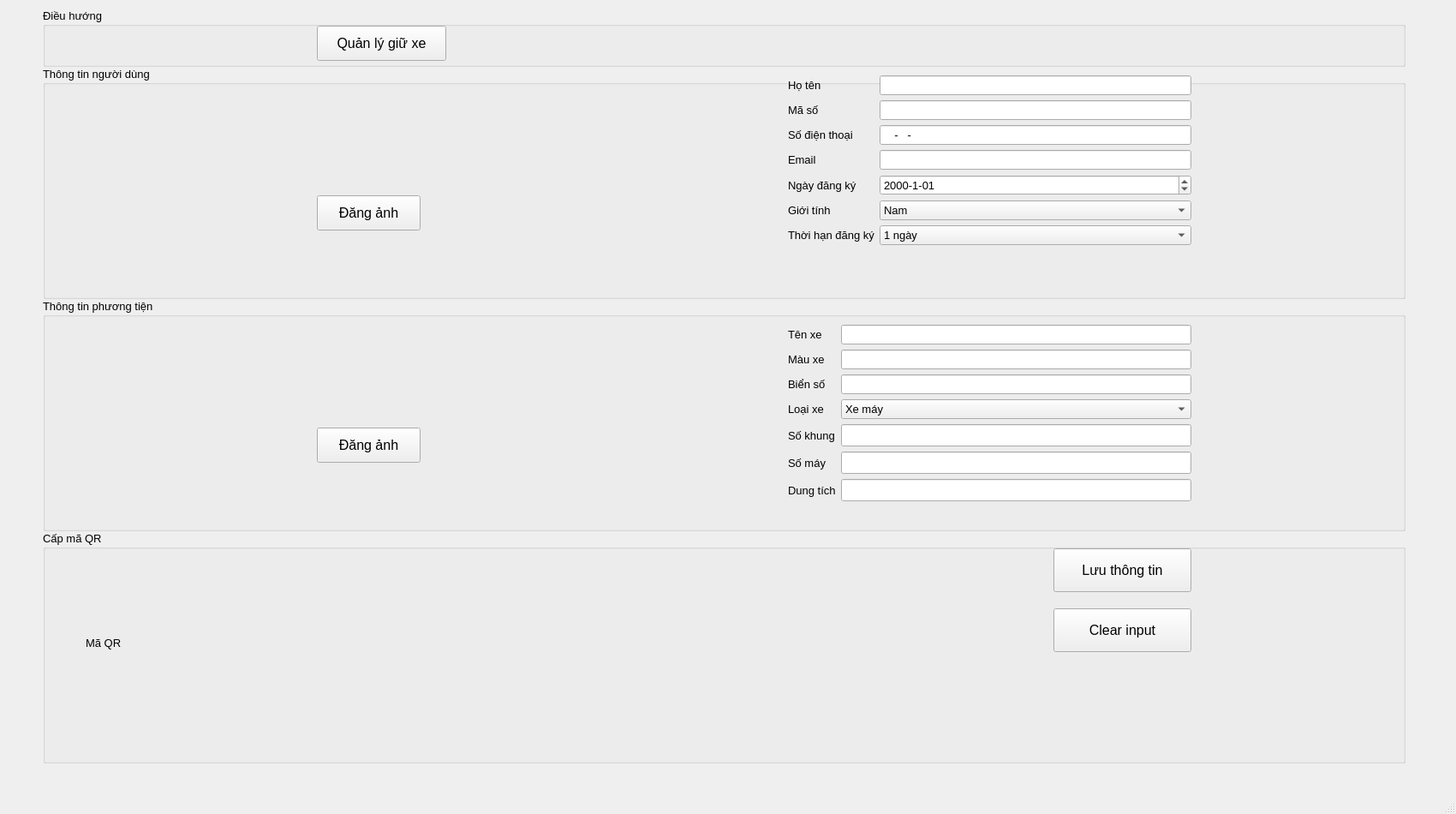
<?xml version="1.0" encoding="UTF-8"?>
<ui version="4.0">
 <class>MainWindow</class>
 <widget class="QMainWindow" name="MainWindow">
  <property name="geometry">
   <rect>
    <x>0</x>
    <y>0</y>
    <width>1700</width>
    <height>950</height>
   </rect>
  </property>
  <property name="windowTitle">
   <string>dangky</string>
  </property>
  <property name="autoFillBackground">
   <bool>true</bool>
  </property>
  <widget class="QWidget" name="centralwidget">
   <widget class="QWidget" name="verticalLayoutWidget">
    <property name="geometry">
     <rect>
      <x>50</x>
      <y>10</y>
      <width>1591</width>
      <height>881</height>
     </rect>
    </property>
    <layout class="QVBoxLayout" name="verticalLayout" stretch="1,4,4,4">
     <property name="spacing">
      <number>0</number>
     </property>
     <property name="bottomMargin">
      <number>0</number>
     </property>
     <item>
      <widget class="QGroupBox" name="groupBox">
       <property name="font">
        <font>
         <pointsize>10</pointsize>
        </font>
       </property>
       <property name="title">
        <string>Điều hướng</string>
       </property>
       <widget class="QPushButton" name="btn_quanLy">
        <property name="geometry">
         <rect>
          <x>320</x>
          <y>20</y>
          <width>151</width>
          <height>41</height>
         </rect>
        </property>
        <property name="font">
         <font>
          <pointsize>12</pointsize>
         </font>
        </property>
        <property name="text">
         <string>Quản lý giữ xe</string>
        </property>
       </widget>
      </widget>
     </item>
     <item>
      <widget class="QGroupBox" name="groupBox_user">
       <property name="font">
        <font>
         <pointsize>10</pointsize>
        </font>
       </property>
       <property name="title">
        <string>Thông tin người dùng</string>
       </property>
       <widget class="QWidget" name="formLayoutWidget">
        <property name="geometry">
         <rect>
          <x>870</x>
          <y>10</y>
          <width>471</width>
          <height>241</height>
         </rect>
        </property>
        <layout class="QFormLayout" name="formLayout">
         <item row="0" column="0">
          <widget class="QLabel" name="hTNLabel">
           <property name="font">
            <font>
             <pointsize>10</pointsize>
            </font>
           </property>
           <property name="text">
            <string>Họ tên</string>
           </property>
          </widget>
         </item>
         <item row="0" column="1">
          <widget class="QLineEdit" name="input_hoTen">
           <property name="font">
            <font>
             <pointsize>10</pointsize>
            </font>
           </property>
          </widget>
         </item>
         <item row="1" column="0">
          <widget class="QLabel" name="mSLabel">
           <property name="font">
            <font>
             <pointsize>10</pointsize>
            </font>
           </property>
           <property name="text">
            <string>Mã số </string>
           </property>
          </widget>
         </item>
         <item row="1" column="1">
          <widget class="QLineEdit" name="input_maSo">
           <property name="font">
            <font>
             <pointsize>10</pointsize>
            </font>
           </property>
          </widget>
         </item>
         <item row="2" column="0">
          <widget class="QLabel" name="sINThoILabel">
           <property name="font">
            <font>
             <pointsize>10</pointsize>
            </font>
           </property>
           <property name="text">
            <string>Số điện thoại</string>
           </property>
          </widget>
         </item>
         <item row="2" column="1">
          <widget class="QLineEdit" name="input_phone">
           <property name="font">
            <font>
             <pointsize>10</pointsize>
            </font>
           </property>
           <property name="inputMask">
            <string>0000-000-000</string>
           </property>
          </widget>
         </item>
         <item row="3" column="0">
          <widget class="QLabel" name="emailLabel">
           <property name="font">
            <font>
             <pointsize>10</pointsize>
            </font>
           </property>
           <property name="text">
            <string>Email</string>
           </property>
          </widget>
         </item>
         <item row="3" column="1">
          <widget class="QLineEdit" name="input_email">
           <property name="font">
            <font>
             <pointsize>10</pointsize>
            </font>
           </property>
          </widget>
         </item>
         <item row="4" column="0">
          <widget class="QLabel" name="ngYNgKLabel">
           <property name="font">
            <font>
             <pointsize>10</pointsize>
            </font>
           </property>
           <property name="text">
            <string>Ngày đăng ký</string>
           </property>
          </widget>
         </item>
         <item row="4" column="1">
          <widget class="QDateEdit" name="input_ngayDk">
           <property name="font">
            <font>
             <pointsize>10</pointsize>
            </font>
           </property>
           <property name="displayFormat">
            <string>yyyy-M-dd</string>
           </property>
          </widget>
         </item>
         <item row="5" column="0">
          <widget class="QLabel" name="label">
           <property name="font">
            <font>
             <pointsize>10</pointsize>
            </font>
           </property>
           <property name="text">
            <string>Giới tính</string>
           </property>
          </widget>
         </item>
         <item row="5" column="1">
          <widget class="QComboBox" name="input_gioiTinh">
           <property name="font">
            <font>
             <pointsize>10</pointsize>
            </font>
           </property>
           <item>
            <property name="text">
             <string>Nam</string>
            </property>
           </item>
           <item>
            <property name="text">
             <string>Nữ</string>
            </property>
           </item>
           <item>
            <property name="text">
             <string>Khác</string>
            </property>
           </item>
          </widget>
         </item>
         <item row="6" column="0">
          <widget class="QLabel" name="thIHNNgKLabel">
           <property name="text">
            <string>Thời hạn đăng ký</string>
           </property>
          </widget>
         </item>
         <item row="6" column="1">
          <widget class="QComboBox" name="input_thoiHanDK">
           <item>
            <property name="text">
             <string>1 ngày</string>
            </property>
           </item>
           <item>
            <property name="text">
             <string>1 tuần</string>
            </property>
           </item>
           <item>
            <property name="text">
             <string>2 tuần</string>
            </property>
           </item>
           <item>
            <property name="text">
             <string>3 tuần</string>
            </property>
           </item>
           <item>
            <property name="text">
             <string>1 tháng</string>
            </property>
           </item>
           <item>
            <property name="text">
             <string>6 tháng</string>
            </property>
           </item>
           <item>
            <property name="text">
             <string>1 năm</string>
            </property>
           </item>
          </widget>
         </item>
        </layout>
       </widget>
       <widget class="QLabel" name="label_user">
        <property name="geometry">
         <rect>
          <x>40</x>
          <y>29</y>
          <width>220</width>
          <height>200</height>
         </rect>
        </property>
        <property name="text">
         <string/>
        </property>
        <property name="pixmap">
         <pixmap>../Users/Dell/Desktop/person2.jpg</pixmap>
        </property>
        <property name="scaledContents">
         <bool>true</bool>
        </property>
        <property name="alignment">
         <set>Qt::AlignCenter</set>
        </property>
       </widget>
       <widget class="QPushButton" name="btn_imgUser">
        <property name="geometry">
         <rect>
          <x>320</x>
          <y>150</y>
          <width>121</width>
          <height>41</height>
         </rect>
        </property>
        <property name="font">
         <font>
          <pointsize>12</pointsize>
         </font>
        </property>
        <property name="text">
         <string>Đăng ảnh</string>
        </property>
       </widget>
       <widget class="QLabel" name="label_check_hoTen">
        <property name="geometry">
         <rect>
          <x>1350</x>
          <y>10</y>
          <width>180</width>
          <height>25</height>
         </rect>
        </property>
        <property name="text">
         <string/>
        </property>
       </widget>
       <widget class="QLabel" name="label_check_soDienThoai">
        <property name="geometry">
         <rect>
          <x>1350</x>
          <y>80</y>
          <width>180</width>
          <height>25</height>
         </rect>
        </property>
        <property name="text">
         <string/>
        </property>
       </widget>
       <widget class="QLabel" name="label_check_email">
        <property name="geometry">
         <rect>
          <x>1350</x>
          <y>104</y>
          <width>180</width>
          <height>41</height>
         </rect>
        </property>
        <property name="text">
         <string/>
        </property>
       </widget>
       <widget class="QLabel" name="label_check_maSo">
        <property name="geometry">
         <rect>
          <x>1350</x>
          <y>44</y>
          <width>180</width>
          <height>31</height>
         </rect>
        </property>
        <property name="text">
         <string/>
        </property>
       </widget>
       <widget class="QLabel" name="label_check_imgUser">
        <property name="geometry">
         <rect>
          <x>320</x>
          <y>100</y>
          <width>180</width>
          <height>30</height>
         </rect>
        </property>
        <property name="font">
         <font>
          <pointsize>11</pointsize>
         </font>
        </property>
        <property name="text">
         <string/>
        </property>
       </widget>
      </widget>
     </item>
     <item>
      <widget class="QGroupBox" name="groupBox_xe">
       <property name="font">
        <font>
         <pointsize>10</pointsize>
        </font>
       </property>
       <property name="title">
        <string>Thông tin phương tiện</string>
       </property>
       <widget class="QWidget" name="formLayoutWidget_2">
        <property name="geometry">
         <rect>
          <x>870</x>
          <y>30</y>
          <width>471</width>
          <height>241</height>
         </rect>
        </property>
        <property name="font">
         <font>
          <pointsize>11</pointsize>
         </font>
        </property>
        <layout class="QFormLayout" name="formLayout_2">
         <property name="leftMargin">
          <number>0</number>
         </property>
         <property name="topMargin">
          <number>0</number>
         </property>
         <property name="rightMargin">
          <number>0</number>
         </property>
         <property name="bottomMargin">
          <number>0</number>
         </property>
         <item row="0" column="0">
          <widget class="QLabel" name="mSLabel_2">
           <property name="font">
            <font>
             <pointsize>10</pointsize>
            </font>
           </property>
           <property name="text">
            <string>Tên xe</string>
           </property>
          </widget>
         </item>
         <item row="0" column="1">
          <widget class="QLineEdit" name="input_tenXe">
           <property name="font">
            <font>
             <pointsize>10</pointsize>
            </font>
           </property>
          </widget>
         </item>
         <item row="1" column="0">
          <widget class="QLabel" name="sINThoILabel_2">
           <property name="font">
            <font>
             <pointsize>10</pointsize>
            </font>
           </property>
           <property name="text">
            <string>Màu xe</string>
           </property>
          </widget>
         </item>
         <item row="1" column="1">
          <widget class="QLineEdit" name="input_mauXe">
           <property name="font">
            <font>
             <pointsize>10</pointsize>
            </font>
           </property>
          </widget>
         </item>
         <item row="2" column="0">
          <widget class="QLabel" name="emailLabel_2">
           <property name="font">
            <font>
             <pointsize>10</pointsize>
            </font>
           </property>
           <property name="text">
            <string>Biển số</string>
           </property>
          </widget>
         </item>
         <item row="2" column="1">
          <widget class="QLineEdit" name="input_bienSo">
           <property name="font">
            <font>
             <pointsize>10</pointsize>
            </font>
           </property>
          </widget>
         </item>
         <item row="3" column="0">
          <widget class="QLabel" name="label_4">
           <property name="font">
            <font>
             <pointsize>10</pointsize>
            </font>
           </property>
           <property name="text">
            <string>Loại xe</string>
           </property>
          </widget>
         </item>
         <item row="3" column="1">
          <widget class="QComboBox" name="input_loaiXe">
           <property name="font">
            <font>
             <pointsize>10</pointsize>
            </font>
           </property>
           <item>
            <property name="text">
             <string>Xe máy</string>
            </property>
           </item>
           <item>
            <property name="text">
             <string>Xe đạp điện</string>
            </property>
           </item>
           <item>
            <property name="text">
             <string>Xe ô tô</string>
            </property>
           </item>
           <item>
            <property name="text">
             <string>Xe đạp</string>
            </property>
           </item>
          </widget>
         </item>
         <item row="4" column="0">
          <widget class="QLabel" name="sKhungLabel">
           <property name="font">
            <font>
             <pointsize>10</pointsize>
            </font>
           </property>
           <property name="text">
            <string>Số khung</string>
           </property>
          </widget>
         </item>
         <item row="4" column="1">
          <widget class="QLineEdit" name="input_soKhung"/>
         </item>
         <item row="5" column="0">
          <widget class="QLabel" name="sMYLabel">
           <property name="font">
            <font>
             <pointsize>10</pointsize>
            </font>
           </property>
           <property name="text">
            <string>Số máy</string>
           </property>
          </widget>
         </item>
         <item row="5" column="1">
          <widget class="QLineEdit" name="input_soMay"/>
         </item>
         <item row="6" column="0">
          <widget class="QLabel" name="dungTChLabel">
           <property name="font">
            <font>
             <pointsize>10</pointsize>
            </font>
           </property>
           <property name="text">
            <string>Dung tích</string>
           </property>
          </widget>
         </item>
         <item row="6" column="1">
          <widget class="QLineEdit" name="input_dungTich"/>
         </item>
        </layout>
       </widget>
       <widget class="QLabel" name="label_xe">
        <property name="geometry">
         <rect>
          <x>40</x>
          <y>30</y>
          <width>220</width>
          <height>200</height>
         </rect>
        </property>
        <property name="text">
         <string/>
        </property>
        <property name="pixmap">
         <pixmap>../Users/Dell/Desktop/moto.jpg</pixmap>
        </property>
        <property name="scaledContents">
         <bool>true</bool>
        </property>
        <property name="alignment">
         <set>Qt::AlignCenter</set>
        </property>
       </widget>
       <widget class="QPushButton" name="btn_imgXe">
        <property name="geometry">
         <rect>
          <x>320</x>
          <y>150</y>
          <width>121</width>
          <height>41</height>
         </rect>
        </property>
        <property name="font">
         <font>
          <pointsize>12</pointsize>
         </font>
        </property>
        <property name="text">
         <string>Đăng ảnh</string>
        </property>
       </widget>
       <widget class="QLabel" name="label_check_tenXe">
        <property name="geometry">
         <rect>
          <x>1350</x>
          <y>30</y>
          <width>180</width>
          <height>31</height>
         </rect>
        </property>
        <property name="text">
         <string/>
        </property>
       </widget>
       <widget class="QLabel" name="label_check_mauXe">
        <property name="geometry">
         <rect>
          <x>1350</x>
          <y>64</y>
          <width>180</width>
          <height>31</height>
         </rect>
        </property>
        <property name="text">
         <string/>
        </property>
       </widget>
       <widget class="QLabel" name="label_check_bienSo">
        <property name="geometry">
         <rect>
          <x>1350</x>
          <y>100</y>
          <width>180</width>
          <height>25</height>
         </rect>
        </property>
        <property name="text">
         <string/>
        </property>
       </widget>
       <widget class="QLabel" name="label_check_dungTich">
        <property name="geometry">
         <rect>
          <x>1350</x>
          <y>234</y>
          <width>180</width>
          <height>31</height>
         </rect>
        </property>
        <property name="text">
         <string/>
        </property>
       </widget>
       <widget class="QLabel" name="label_check_soMay">
        <property name="geometry">
         <rect>
          <x>1350</x>
          <y>200</y>
          <width>180</width>
          <height>31</height>
         </rect>
        </property>
        <property name="text">
         <string/>
        </property>
       </widget>
       <widget class="QLabel" name="label_check_soKhung">
        <property name="geometry">
         <rect>
          <x>1350</x>
          <y>170</y>
          <width>180</width>
          <height>25</height>
         </rect>
        </property>
        <property name="text">
         <string/>
        </property>
       </widget>
       <widget class="QLabel" name="label_check_imgXe">
        <property name="geometry">
         <rect>
          <x>320</x>
          <y>100</y>
          <width>180</width>
          <height>30</height>
         </rect>
        </property>
        <property name="font">
         <font>
          <pointsize>11</pointsize>
         </font>
        </property>
        <property name="text">
         <string/>
        </property>
       </widget>
      </widget>
     </item>
     <item>
      <widget class="QGroupBox" name="groupBox_3">
       <property name="font">
        <font>
         <pointsize>10</pointsize>
        </font>
       </property>
       <property name="title">
        <string>Cấp mã QR</string>
       </property>
       <widget class="QPushButton" name="btn_luuThongTin">
        <property name="geometry">
         <rect>
          <x>1180</x>
          <y>20</y>
          <width>161</width>
          <height>51</height>
         </rect>
        </property>
        <property name="font">
         <font>
          <pointsize>12</pointsize>
         </font>
        </property>
        <property name="text">
         <string>Lưu thông tin</string>
        </property>
       </widget>
       <widget class="QLabel" name="label_qr">
        <property name="geometry">
         <rect>
          <x>50</x>
          <y>30</y>
          <width>220</width>
          <height>200</height>
         </rect>
        </property>
        <property name="text">
         <string>Mã QR</string>
        </property>
       </widget>
       <widget class="QPushButton" name="btn_clear_input">
        <property name="geometry">
         <rect>
          <x>1180</x>
          <y>90</y>
          <width>161</width>
          <height>51</height>
         </rect>
        </property>
        <property name="font">
         <font>
          <pointsize>12</pointsize>
         </font>
        </property>
        <property name="text">
         <string>Clear input</string>
        </property>
       </widget>
      </widget>
     </item>
    </layout>
   </widget>
  </widget>
  <widget class="QMenuBar" name="menubar">
   <property name="geometry">
    <rect>
     <x>0</x>
     <y>0</y>
     <width>1700</width>
     <height>26</height>
    </rect>
   </property>
  </widget>
  <widget class="QStatusBar" name="statusbar"/>
 </widget>
 <resources/>
 <connections/>
</ui>
